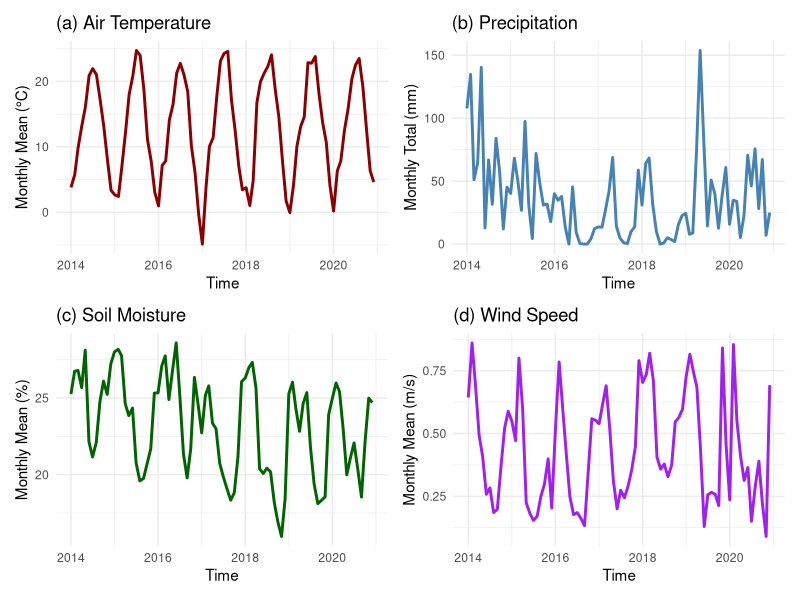
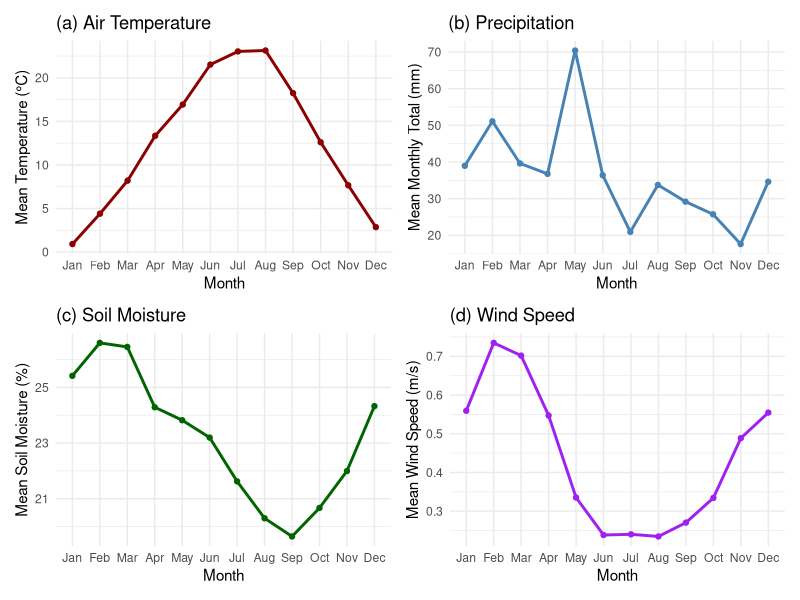
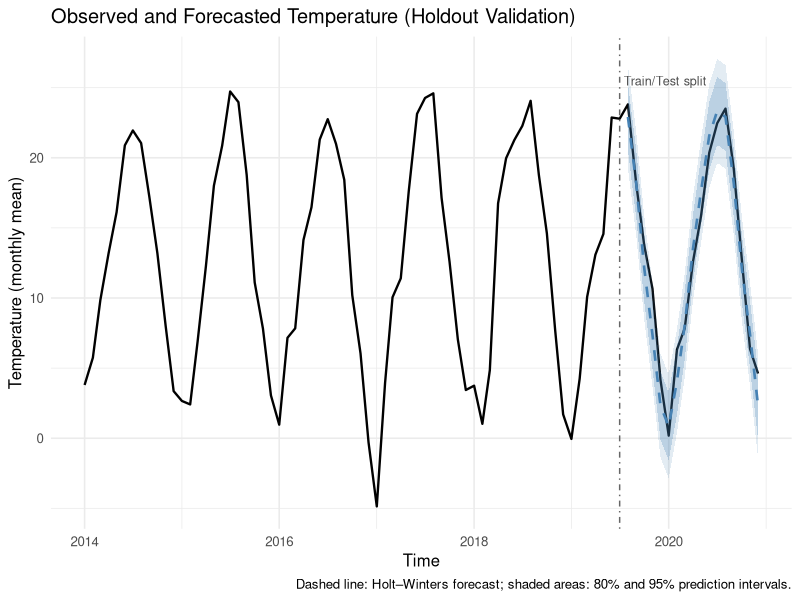
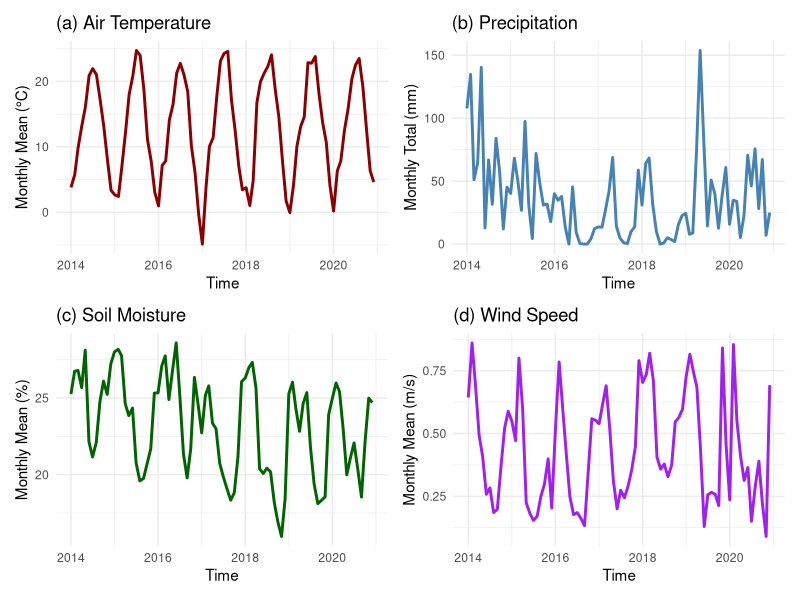
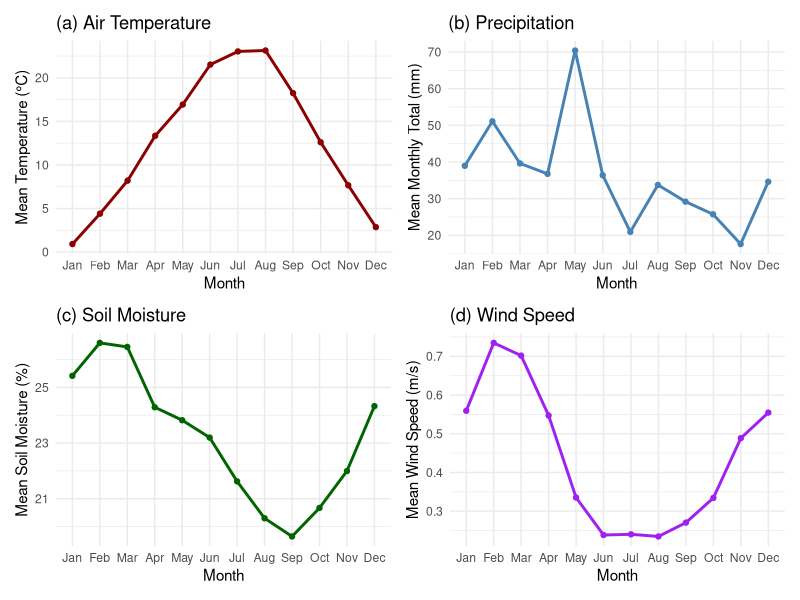
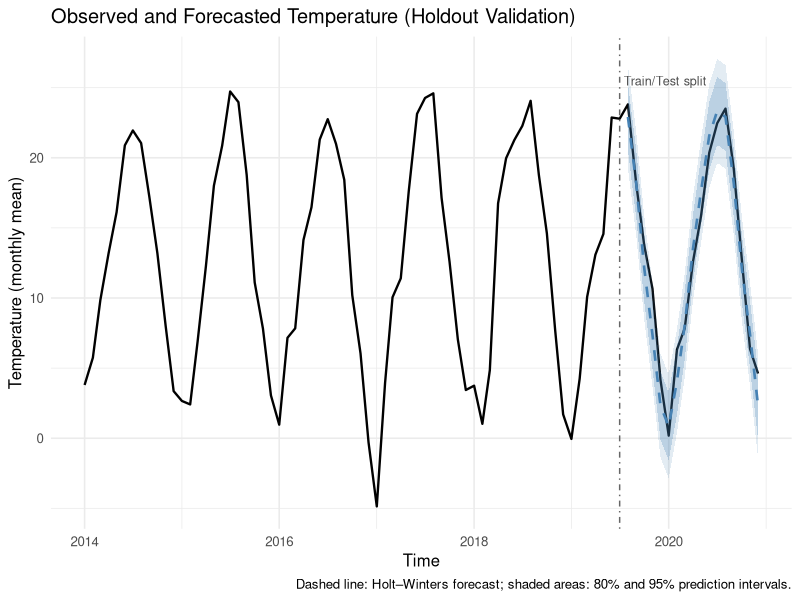

Here is the R script that generated these plots, in order:


# =========================================================
# Figures.R
# Generates Figure 1 (monthly time series), Figure 2 (climatology),
# and Figure 3 (holdout forecast vs observed with prediction intervals).
# Input: monthly-data.xlsx (columns: Year, Month, Temperature, Precipitation,
#        SoilMoisture, WindSpeed)
# Output: PNG files saved
# =========================================================

# ---- Packages (install once manually if missing) ----
library(dplyr)
library(ggplot2)
library(readxl)
library(stringr)
library(tibble)
library(patchwork)
library(forecast)


# ---- Load data ----
data_climate<-read_excel("monthly-data.xlsx")
view(data_climate)

# ---- Build a continuous time index (Year–Month) ----
# Month may be numeric (1–12) or text (e.g., "January").
data<- data_climate %>%
  mutate(
    Year = as.integer(Year),
    Month = case_when(
      suppressWarnings(!is.na(as.integer(Month))) ~ as.integer(Month),
      TRUE ~ match(str_to_title(substr(as.character(Month), 1, 3)), month.abb)
    ),
    Date = as.Date(sprintf("%04d-%02d-01", Year, Month))
  ) %>%
  arrange(Date)



# =========================================================
# Figure 1: Monthly aggregated time series (2014–2020)
# =========================================================

# (a) Temperature
p1_ts <- ggplot(data, aes(x = Date, y = Temperature)) +
  geom_line(color = "darkred", linewidth = 1) +
  labs(title = "(a) Air Temperature",
       x = "Time",
       y = "Monthly Mean (°C)") +
  theme_minimal()

# (b) Precipitation
p2_ts <- ggplot(data, aes(x = Date, y = Precipitation)) +
  geom_line(color = "steelblue", linewidth = 1) +
  labs(title = "(b) Precipitation",
       x = "Time",
       y = "Monthly Total (mm)") +
  theme_minimal()

# (c) Soil Moisture
p3_ts <- ggplot(data, aes(x = Date, y = SoilMoisture)) +
  geom_line(color = "darkgreen", linewidth = 1) +
  labs(title = "(c) Soil Moisture",
       x = "Time",
       y = "Monthly Mean (%)") +
  theme_minimal()

# (d) Wind Speed
p4_ts <- ggplot(data, aes(x = Date, y = WindSpeed)) +
  geom_line(color = "purple", linewidth = 1) +
  labs(title = "(d) Wind Speed",
       x = "Time",
       y = "Monthly Mean (m/s)") +
  theme_minimal()

# Create 4 panels
figure_time <- (p1_ts | p2_ts) / (p3_ts | p4_ts)

figure_time


ggsave("Figure1_TimeSeries_2014_2020.png",
       figure_time, width = 11, height = 5.8, dpi = 300)

# =========================================================
# Figure 2: Climatological monthly averages (2014–2020)
# Note: precipitation is already monthly totals in your dataset;
# here we compute the mean of monthly totals across years.
# =========================================================

# Climatological average by month (2014–2020)

climatology <- data %>%
  group_by(Month) %>%
  summarise(
    temp_mean  = mean(Temperature, na.rm = TRUE),
    precip_mean_total = mean(Precipitation, na.rm = TRUE),  # prosjek mjesečnih suma
    soil_mean  = mean(SoilMoisture, na.rm = TRUE),
    wind_mean  = mean(WindSpeed, na.rm = TRUE),
    .groups = "drop"
  ) %>%
  mutate(
    MonthLab = factor(month.abb[Month],
                           levels = month.abb,
                           ordered = TRUE))

# (a) Temperature
p1_clim <- ggplot(climatology, aes(x = MonthLab, y = temp_mean, group = 1)) +
  geom_line(color = "darkred", linewidth = 1) +
  geom_point(color = "darkred") +
  labs(title = "(a) Air Temperature",
       x = "Month",
       y = "Mean Temperature (°C)") +
  theme_minimal()

# (b) Precipitation
p2_clim <- ggplot(climatology, aes(x = MonthLab, y = precip_mean_total, group = 1)) +
  geom_line(color = "steelblue", linewidth = 1) +
  geom_point(color = "steelblue") +
  labs(title = "(b) Precipitation",
       x = "Month",
       y = "Mean Monthly Total (mm)") +
  theme_minimal()

# (c) Soil Moisture
p3_clim <- ggplot(climatology, aes(x = MonthLab, y = soil_mean, group = 1)) +
  geom_line(color = "darkgreen", linewidth = 1) +
  geom_point(color = "darkgreen") +
  labs(title = "(c) Soil Moisture",
       x = "Month",
       y = "Mean Soil Moisture (%)") +
  theme_minimal()

# (d) Wind Speed
p4_clim <- ggplot(climatology, aes(x = MonthLab, y = wind_mean, group = 1)) +
  geom_line(color = "purple", linewidth = 1) +
  geom_point(color = "purple") +
  labs(title = "(d) Wind Speed",
       x = "Month",
       y = "Mean Wind Speed (m/s)") +
  theme_minimal()

# Create 4 panels
figure2 <- (p1_clim | p2_clim) / (p3_clim | p4_clim)

figure2


ggsave("Figure2_ClimatologicalMonthly_Averages.png",
       figure2, width = 11, height = 5.8, dpi = 300)



# =========================================================
# Figure 3: Observed vs forecasted air temperature (holdout 80/20)
# Holt–Winters implemented via ETS; show 80% & 95% prediction intervals
# =========================================================

# Assumption that data_climate already exist as a tibble with columns:
# Year, Month, Temperature, ...

x <- data$Temperature
dates <- data$Date

n <- length(x)
n_train <- floor(0.8 * n)
h <- n - n_train

ts_train <- ts(x[1:n_train], frequency = 12)
fit_hw <- ets(ts_train)
fc_hw  <- forecast(fit_hw, h = h, level = c(80, 95))

df_full <- tibble(
  time_index = dates,
  Observed   = x
)

df_fc <- tibble(
  time_index = dates[(n_train + 1):n],
  Forecast   = as.numeric(fc_hw$mean),
  Lo80 = as.numeric(fc_hw$lower[, "80%"]),
  Hi80 = as.numeric(fc_hw$upper[, "80%"]),
  Lo95 = as.numeric(fc_hw$lower[, "95%"]),
  Hi95 = as.numeric(fc_hw$upper[, "95%"])
)

split_date <- dates[n_train]

fig3 <- ggplot() +
  # observed (whole time series)
  geom_line(data = df_full, aes(x = time_index, y = Observed), color = "black", linewidth = 0.8) +
  # prediction intervals (only test period)
  geom_ribbon(data = df_fc, aes(x = time_index, ymin = Lo95, ymax = Hi95),
              fill = "steelblue", alpha = 0.15) +
  geom_ribbon(data = df_fc, aes(x = time_index, ymin = Lo80, ymax = Hi80),
              fill = "steelblue", alpha = 0.25) +
  # forecast mean (test period)
  geom_line(data = df_fc, aes(x = time_index, y = Forecast),
            color = "steelblue", linewidth = 0.9, linetype = "dashed") +
  # vertical line for split
  geom_vline(xintercept = split_date, linetype = "dotdash", color = "gray40") +
  annotate("text", x = split_date, y = max(df_full$Observed, na.rm = TRUE),
           label = "Train/Test split", vjust = -0.6, hjust = -0.05, size = 3.2, color = "gray30") +
  labs(
    title = "Observed and Forecasted Temperature (Holdout Validation)",
    x = "Time",
    y = "Temperature (monthly mean)",
    caption = "Dashed line: Holt–Winters forecast; shaded areas: 80% and 95% prediction intervals."
  ) +
  theme_minimal(base_size = 12)

fig3

ggsave("Figure3_Temperature_Holdout.png",
       fig3, width = 11, height = 5.8, dpi = 300)





